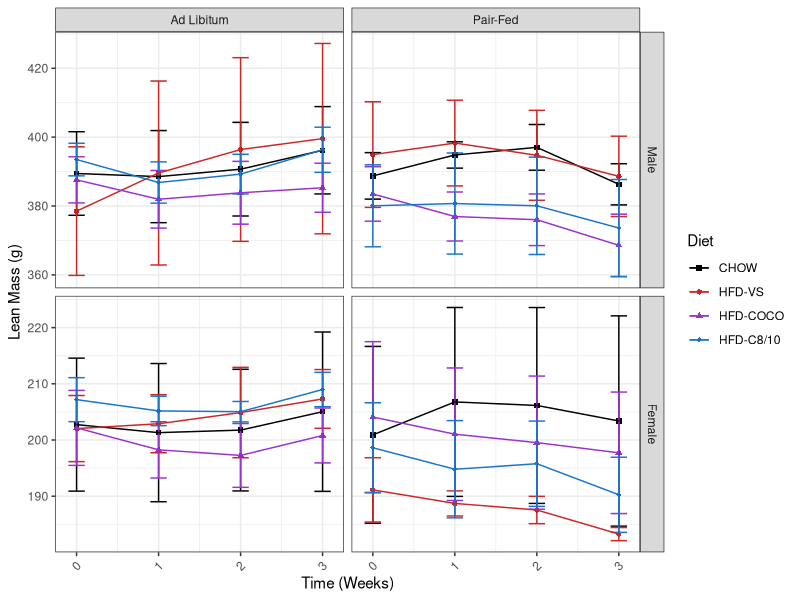
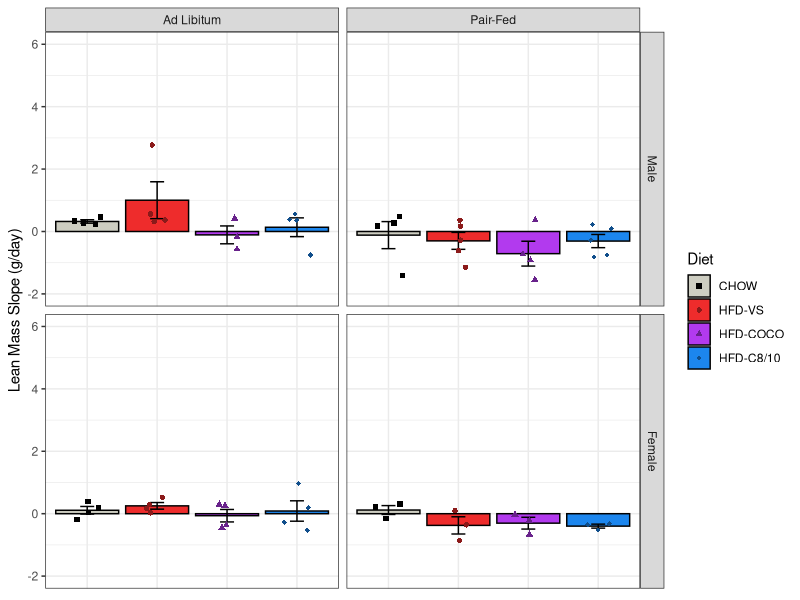
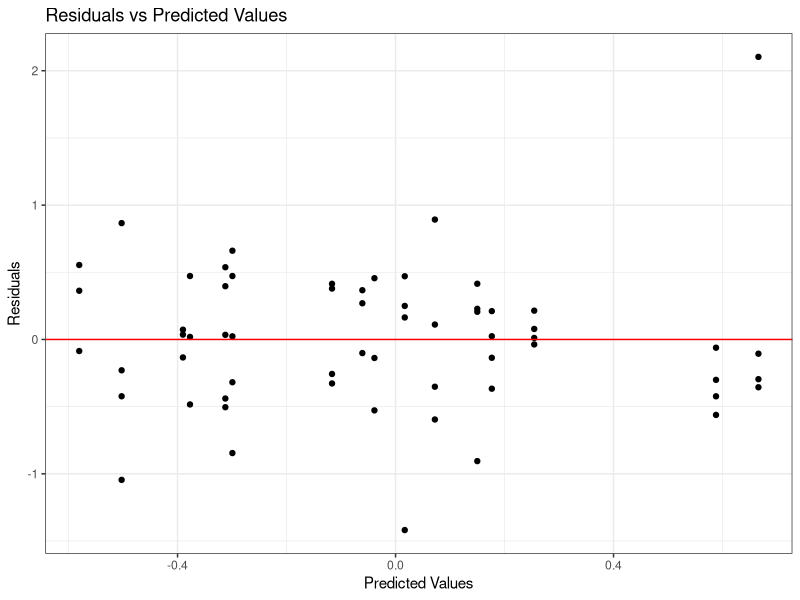
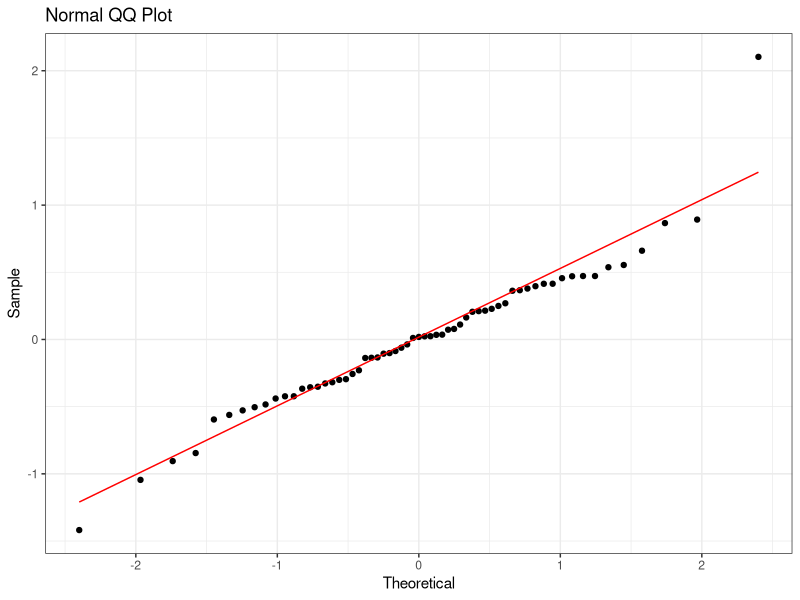

Here is the R script that generated these plots, in order:
## ---- chunk 1
#| label: load-packages
#| output: false

library("tidyverse")
## ---- chunk 2
#| label: session-info
sessionInfo()
## ---- chunk 3
#| label: mydata

# Create a dataframe called mydata
mydata <- 
  
  # Import the data
  read_csv(
    file = "data/experiment-1-statsdata.csv",
    show_col_types = FALSE
    ) |>
  
  # Select the variables of interest 
  # ei = energy intake
  select(id, cohort, sex, diet, lm_0:lm_21) |>
  
  # Exclude subject 7
  filter(id != 7) |>
  
  # Tidy data
  pivot_longer(
    cols = starts_with("lm"),
    names_to = "day",
    values_to = "lean_mass",
    values_drop_na = TRUE
    ) |>
  
  # Transform data
  mutate(
  
    # Recode categorical variables as factors
    id = factor(id),
    cohort = factor(
      cohort,
      levels = c(0, 1),
      labels = c("Ad Libitum", "Pair-Fed")
      ),
    sex = factor(
      sex,
      levels = c(0, 1),
      labels = c("Male", "Female")
      ),
    diet = factor(
      diet,
      levels = c(0, 1, 2, 3),
      labels = c("CHOW", "HFD-VS", "HFD-COCO", "HFD-C8/10")
      ),
    
    # Recode sex using sum coding
    sex_sum = C(sex, sum),
    
    # Compute time in weeks
    day = parse_number(day),
    week = day/7,
    .before = lean_mass,
    )

# View a summary of the data
summary(mydata)
## ---- chunk 4
#| label: line-plot

# Create a line plot of each subject's lean mass over time
line_plot <-
  mydata |>  
  ggplot(
    aes(
      x = week, 
      y = lean_mass, 
      color = diet, 
      shape = diet
      )
    ) +
  
  # Facet by sex and cohort
  facet_grid(
    sex ~ cohort,
    scales = "free_y"
    ) + 
  
  # Plot the observed means as points
  stat_summary(
    fun = mean,
    geom = "point"
    ) +
  
  # Plot the observed standard errors as errorbars
  stat_summary(
    fun.data = mean_se,
    geom = "errorbar",
    width = 0.2
    ) +
  
  # Plot connecting lines
  stat_summary(
    fun = mean,
    geom = "line"
    ) +
  
  # Change color title and scale
  scale_color_manual(
    name = "Diet",
    values = c(
      "CHOW"      = "black",
      "HFD-VS"    = "firebrick3",
      "HFD-COCO"  = "darkorchid3",
      "HFD-C8/10" = "dodgerblue3"
      )
    ) +
  
  # Change shape title and scale
  scale_shape_manual(
    name = "Diet",
    values = c(
      "CHOW"      = 15,
      "HFD-VS"    = 16,
      "HFD-COCO"  = 17,
      "HFD-C8/10" = 18
      )
    ) +
  
  # Change y-axis title and scale
  labs(y = "Lean Mass (g)") +
  
  # Change x-axis title and scale
  scale_x_continuous(
    name = "Time (Weeks)",
    breaks = seq(from = 0, to = 4, by = 1)) +
  
  # Change overall plot theme
  theme_bw() + 
  
  # Rotate and adjust the x-axis tick labels
  theme(
    axis.text.x = element_text(
      angle = 45,
      vjust = 0.5,
      hjust = 0.5
      )
    )

# Show the plot
line_plot
## ---- chunk 5
#| label: model-data

# Create a new data frame called model_data
model_data <-
  
  # Copy the original dataframe
  mydata |>
  
  # Group by subject id
  group_by(id) |>
  
  # Filter the data to include only days 0 or 21
  filter(day == 0 | day == 21) |>

  # Compute the slope of body weight
  mutate(
    lean_mass_slope = 
      (lean_mass - lag(lean_mass)) / (day - lag(day))
  ) |>
  
  # Ungroup by id
  ungroup() |> 
  
  # Select only the relevant columns
  select(
    id, cohort, sex, sex_sum, diet, lean_mass_slope
  ) |>
  
  # Drop na values
  drop_na(lean_mass_slope)

# Show a summary of the data
summary(model_data)
## ---- chunk 6
#| label: bar-plot

# Create a bar plot of each group's lean mass slope
bar_plot <-
  model_data |>  
  ggplot(
    aes(
      x     = diet, 
      y     = lean_mass_slope, 
      color = diet, 
      fill  = diet,
      shape = diet
      )
    ) +
  
  # Facet by sex and cohort
  facet_grid(
    sex ~ cohort
    ) + 
  
  # Plot the observed means as points
  stat_summary(
    fun = mean,
    geom = "bar",
    color = "black",
    ) +
  
  # Plot the observed standard errors as errorbars
  stat_summary(
    fun.data = mean_se,
    geom = "errorbar",
    color = "black",
    width = 0.2
    ) +
  
  # Plot individual data points
  geom_point(
    position = position_jitter(
      width = 0.2
    )
  ) +
  
  # Change color title and scale
  scale_color_manual(
    name = "Diet",
    values = c(
      "CHOW"      = "black",
      "HFD-VS"    = "firebrick4",
      "HFD-COCO"  = "darkorchid4",
      "HFD-C8/10" = "dodgerblue4"
      )
    ) +
  
  # Change fill title and scale
  scale_fill_manual(
    name = "Diet",
    values = c(
      "CHOW"      = "ivory3",
      "HFD-VS"    = "firebrick2",
      "HFD-COCO"  = "darkorchid2",
      "HFD-C8/10" = "dodgerblue2"
      )
    ) +
  
  # Change shape title and scale
  scale_shape_manual(
    name = "Diet",
    values = c(
      "CHOW"      = 15,
      "HFD-VS"    = 16,
      "HFD-COCO"  = 17,
      "HFD-C8/10" = 18
      )
    ) +
  
  # Change x-axis title
  labs(x = "Diet") +
  
  # Change y-axis title and scale
  scale_y_continuous(
    name = "Lean Mass Slope (g/day)",
    limits = c(-2, 6),
    breaks = seq(from = -2, to = 6, by = 2)
  ) +
  
  # Change overall plot theme
  theme_bw() + 
  
  # Remove x-axis tick labels
  theme(
    axis.title.x = element_blank(),
    axis.text.x  = element_blank(),
    axis.ticks.x = element_blank()
    )

# Show the plot
bar_plot
## ---- chunk 7
#| label: model

# Build a linear model with the outcome variable average energy intake and the predictors sex, diet, cohort, and the interaction between diet and cohort
model <- lm(lean_mass_slope ~ sex_sum + diet * cohort, data = model_data)
## ---- chunk 8
#| label: model-data-fits

# Add the fitted and residual values to the dataset
model_data_fits <- 
  model_data |>
  mutate(
    fits = c(fitted(model)),
    resids = c(residuals(model))
  )
## ---- chunk 9
#| label: residuals-plot

# Create a residuals plot to check for linearity and homoskedasticity
residuals_plot <-
  model_data_fits |>
  ggplot(
    aes(x = fits, y = resids)
  ) +
  
  # Plot individual data points
  geom_point() +
  
  # Plot a horizontal line at y = 0
  geom_hline(yintercept = 0, col = "red") + 
  
  # Change aesthetics
  labs(
    title = "Residuals vs Predicted Values",
    x = "Predicted Values",
    y = "Residuals"
  ) +
  theme_bw() 

# Show the plot
residuals_plot
## ---- chunk 10
#| label: qq-plot

# Create a QQ plot to check for normality
qq_plot <-
  model_data_fits |>
  ggplot(
    aes(sample = resids)
  ) +
  
  # Plot boxplots
  geom_qq() +
  geom_qq_line(col = "red") +
  
  # Change aesthestics
  labs(
    title = "Normal QQ Plot",
    x = "Theoretical",
    y = "Sample"
  ) +
  theme_bw() 

# Show the plot
qq_plot
## ---- chunk 11
# Perform omnibus tests
model |> anova()
## ---- chunk 12
# Produce summary output
model |> summary()
## ---- chunk 13
#| label: model-vs

# Relevel factors to change reference group to HFD-VS
model_data_vs <- 
  model_data |>
  mutate(
    diet = fct_relevel(diet, "HFD-VS"), # relevel diet
  )

# Build the model
model_vs <- 
  model |>
  update(
    data = model_data_vs
  )

# Produce the summary output
model_vs |> summary()
## ---- chunk 14
#| label: model-coco

# Relevel factors to change reference group to HFD-VS
model_data_coco <- 
  model_data |>
  mutate(
    diet = fct_relevel(diet, "HFD-COCO"), # relevel diet
  )

# Build the model
model_coco <- 
  model |>
  update(
    data = model_data_coco
  )

# Produce the summary output
model_coco |> summary()
